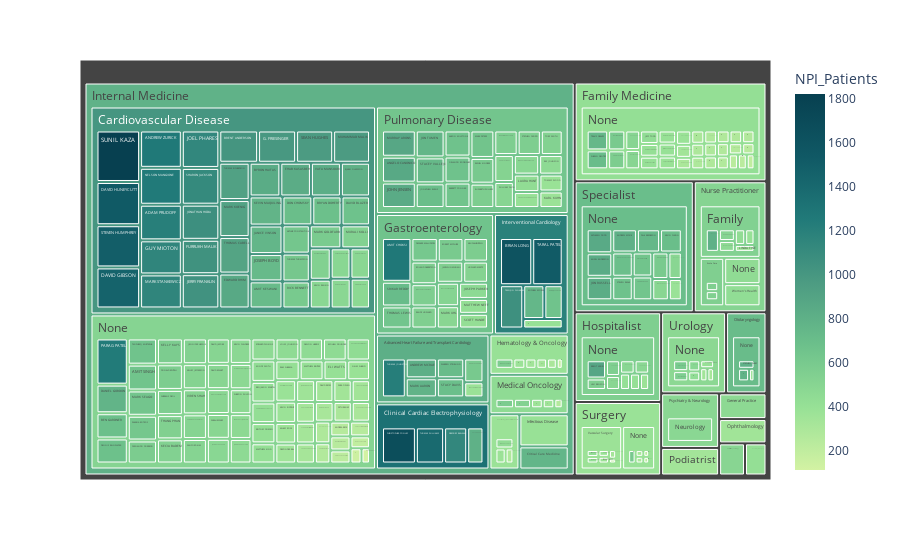

This figure's notebook cell:
### Markdown cell above
# Alvin Request #1 (Alternate to Previous Visual) - NOT IN PRESENTATION

### Code cell
fig_1 = px.treemap(poach, path=['Classification', 'Specialization', 'Name'], values='NPI_Patients',
                color='NPI_Patients', 
                hover_data=['Name', 'Classification', 'Specialization', 'provider_business_address_1',
                           'provider_business_address_2', 'provider_business_city',
                           'provider_business_state', 'provider_business_zip5'],
                color_continuous_scale='Emrld')
fig_1.show()

### Figure 1 — Plotly figure (JSON) as saved in the notebook; plotly's stock layout.template omitted (floating-point values rounded to 4 significant figures; data arrays with more than 128 entries replaced by an {"elided": "..."} marker saying what was removed)
{"data": [{"branchvalues": "total", "customdata": {"elided": "328x9 mixed values"}, "domain": {"x": [0, 1], "y": [0, 1]}, "hovertemplate": "labels=%{label}<br>NPI_Patients_sum=%{value}<br>parent=%{parent}<br>id=%{id}<br>Name=%{customdata[0]}<br>Classification=%{customdata[1]}<br>Specialization=%{customdata[2]}<br>provider_business_address_1=%{customdata[3]}<br>provider_business_address_2=%{customdata[4]}<br>provider_business_city=%{customdata[5]}<br>provider_business_state=%{customdata[6]}<br>provider_business_zip5=%{customdata[7]}<br>NPI_Patients=%{color}<extra></extra>", "ids": {"elided": "328 str values"}, "labels": {"elided": "328 str values"}, "marker": {"coloraxis": "coloraxis", "colors": {"elided": "328 float values"}}, "name": "", "parents": {"elided": "328 str values"}, "type": "treemap", "values": {"elided": "328 int values"}}], "layout": {"coloraxis": {"colorbar": {"title": {"text": "NPI_Patients"}}, "colorscale": [[0, "rgb(211, 242, 163)"], [0.1667, "rgb(151, 225, 150)"], [0.3333, "rgb(108, 192, 139)"], [0.5, "rgb(76, 155, 130)"], [0.6667, "rgb(33, 122, 121)"], [0.8333, "rgb(16, 89, 101)"], [1, "rgb(7, 64, 80)"]]}, "legend": {"tracegroupgap": 0}, "margin": {"t": 60}}}
